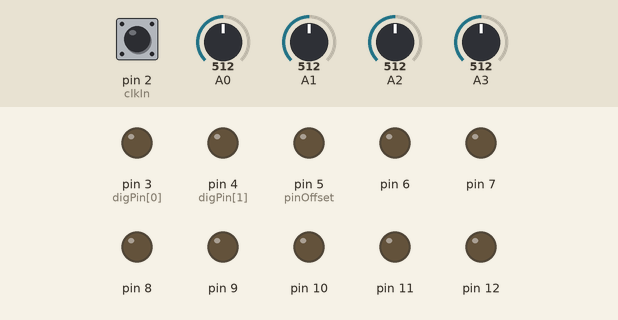
Bench run of a sketch on a simulated Arduino Nano, built with avr-gcc and run on an emulated ATmega328P. Parts: output pins drawn as LEDs (lit = HIGH). Dashed ring = blinking. The test bench sets the inputs (shaded band); at power-on: pin 2 (clkIn) HIGH, A0 = 512, A1 = 512, A2 = 512, A3 = 512.

Above: at 1.2 s.
1.3 s: pin 2 (clkIn) pulsed LOW 5 times (0.12 s each, 0.3 s apart)
At 1.9 s:
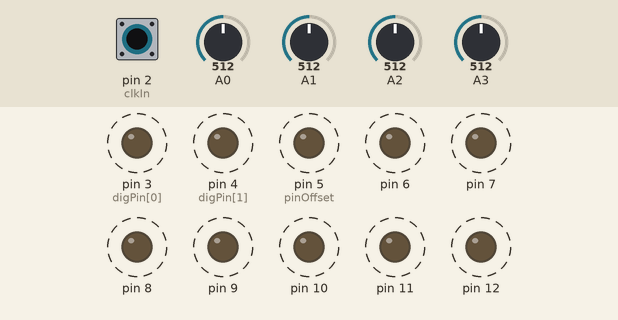
Timing chart, 0 to 4.3 s (numbered marks = the images above; inputs shaded):
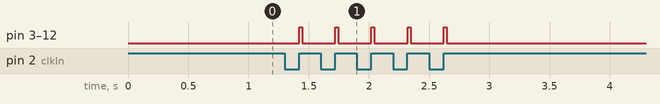

Measured:
- after the input at 1.3 s, pin 3 (digPin[0]), pin 4 (digPin[1]), pin 5 (pinOffset), pin 6–12: alternates HIGH for 0.03 s and LOW for 0.27 s, 10 changes in all, then stays LOW, starting after 0.12 s

The sketch:

AC30_DualEuclidean.ino
```cpp
// (licence header left out)
//  constants related to the Arduino Nano pin use
const int clkIn = 2;           // the digital (clock) input
const int digPin[2] = {3, 4};  // the digital output pins
const int pinOffset = 5;       // the first DAC pin (from 5-12)
const int trigTime = 25;       // 25 ms trigger timing

//  variables for interrupt handling of the clock input
volatile int clkState = LOW;

//  variables used to control the current DIO output states
int digState[2] = {LOW, LOW};        // start with both set low
unsigned long digMilli[2] = {0, 0};  // a place to store millis()

//  variables used to control the current AIO output state
int anaState = LOW;
unsigned long anaMilli = 0;

// the euclidian rhythm settings
int inSteps[2];
int inPulses[2];
int inRotate[2];

int euArray[2][32];

unsigned long currPulse = 0;
int doCalc = 0;

//  ==================== start of setup() ======================
void setup()
{
  // set up the digital (clock) input
  pinMode(clkIn, INPUT);

  // set up the digital outputs
  for (int i=0; i<2; i++) {
    pinMode(digPin[i], OUTPUT);
    digitalWrite(digPin[i], LOW);
  }

  // set up the 8-bit DAC output pins
  for (int i=0; i<8; i++) {
    pinMode(pinOffset+i, OUTPUT);
    digitalWrite(pinOffset+i, LOW);
  }

  // get the analog reading to set up the system
  inSteps[0] = (analogRead(0) >> 5) + 1;
  inSteps[1] = (analogRead(1) >> 5) + 1;
  inPulses[0] = (analogRead(2) >> 5) + 1;
  inPulses[1] = (analogRead(3) >> 5) + 1;
  inRotate[0] = 0;
  inRotate[1] = 0;

  euCalc(0);
  euCalc(1);

  // Note: Interrupt 0 is for pin 2 (clkIn)
  attachInterrupt(0, isr, RISING);
}


void loop()
{
  int doClock = 0;

  // check to see if the clock as been set
  if (clkState == HIGH) {
    clkState = LOW;
    currPulse++;
    doClock = 1;
  }

  if (doClock) {
    int outPulse[2] = {0, 0};

    for (int i=0; i<2; i++) {
      int myPulse = (currPulse + inRotate[i]) % inSteps[i];
      outPulse[i] = euArray[i][myPulse];
    }

    for (int i=0; i<2; i++) {
      if (outPulse[i] > 0) {
        digState[i] = HIGH;
        digMilli[i] = millis();
        digitalWrite(digPin[i], HIGH);
      }
    }

    anaState = HIGH;
    anaMilli = millis();
    dacOutput(255);
  }

  // do we have to turn off any of the digital outputs?
  for (int i=0; i<2; i++) {
    if ((digState[i] == HIGH) && (millis() - digMilli[i] > trigTime)) {
      digState[i] = LOW;
      digitalWrite(digPin[i], LOW);
    }
  }

  // do we have to turn off the analog output?
  if ((anaState == HIGH) && (millis() - anaMilli > trigTime)) {
    anaState = LOW;
    dacOutput(0);
  }

  // reread the inputs in case we need to change
  doCalc = 0;
  int tmp = (analogRead(0) >> 5) + 1;
  if (tmp != inSteps[0]) {
    inSteps[0] = tmp;
    doCalc = 1;
  }

  tmp = (analogRead(2) >> 5) + 1;
  if (tmp != inPulses[0]) {
    inPulses[0] = tmp;
    doCalc = 1;
  }

  if (doCalc) {
    euCalc(0);
  }

  doCalc = 0;
  tmp = (analogRead(1) >> 5) + 1;
  if (tmp != inSteps[1]) {
    inSteps[1] = tmp;
    doCalc = 1;
  }

  tmp = (analogRead(3) >> 5) + 1;
  if (tmp != inPulses[1]) {
    inPulses[1] = tmp;
    doCalc = 1;
  }

  if (doCalc) {
    euCalc(1);
  }

}


//  =================== convenience routines ===================

//  isr() - quickly handle interrupts from the clock input
//  ------------------------------------------------------
void isr()
{
  clkState = HIGH;
}

//  dacOutput(long) - deal with the DAC output
//  ------------------------------------------
void dacOutput(byte v)
{
  PORTB = (PORTB & B11100000) | (v >> 3);
  PORTD = (PORTD & B00011111) | ((v & B00000111) << 5);
}

//  euCalc(int) - create a Euclidean Rhythm array.
//
//  NOTE: Thanks to Robin Price for his excellent implementation, and for
//        making the source code available on the Interwebs.
//        For more info, check out: http://crx091081gb.net/
//  ----------------------------------------------------------------------
void euCalc(int ar) {
  int loc = 0;

  // clear the array to start
  for (int i=0; i<32; i++) {
    euArray[ar][i] = 0;
  }

  if ((inPulses[ar] >= inSteps[ar]) || (inSteps[ar] == 1)) {
        if (inPulses[ar] >= inSteps[ar]) {
            for (int i = 0; i < inSteps[ar]; i++) {
              euArray[ar][loc] = 1;
              loc++;
            }
        }
      } else {
        int offs = inSteps[ar] - inPulses[ar];
        if (offs >= inPulses[ar]) {
            int ppc = offs / inPulses[ar];
            int rmd = offs % inPulses[ar];

            for (int i = 0; i < inPulses[ar]; i++) {
              euArray[ar][loc] = 1;
              loc++;
              for (int j = 0; j < ppc; j++) {
                euArray[ar][loc] = 0;
                loc++;
              }
              if (i < rmd) {
                euArray[ar][loc] = 0;
                loc++;
              }
            }
        } else {
          int ppu = (inPulses[ar] - offs) / offs;
          int rmd = (inPulses[ar] - offs) % offs;

          for (int i = 0; i < offs; i++) {
            euArray[ar][loc] = 1;
            loc++;
            euArray[ar][loc] = 0;
            loc++;
            for (int j = 0; j < ppu; j++) {
              euArray[ar][loc] = 1;
              loc++;
            }
            if (i < rmd) {
              euArray[ar][loc] = 1;
              loc++;
            }
          }
        }
    }
}

//  ===================== end of program =======================rmd
```
